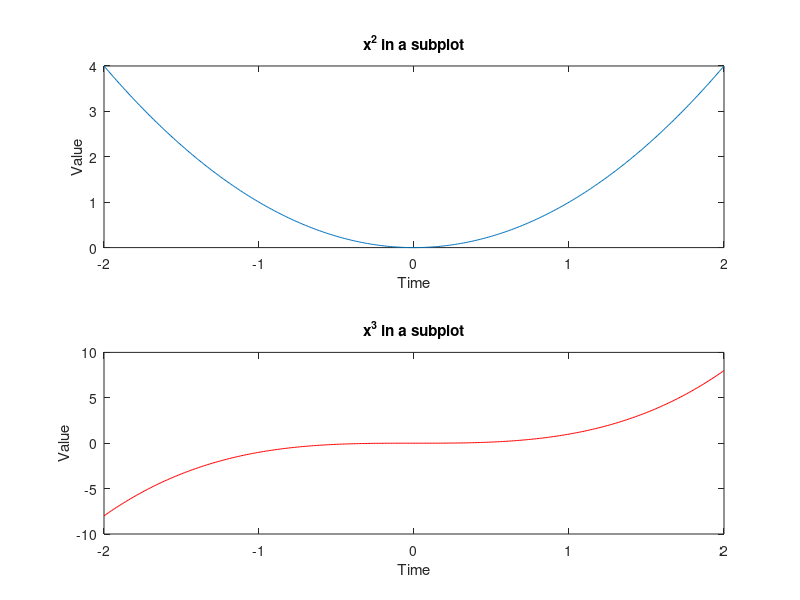

Write the MATLAB code that produced this figure.


x = -2:.01:2;
f1 = x.^2;
f2 = x.^3;


figure(3);
subplot(2,1,1);
plot(x,f1);

title('x^2 in a subplot');
xlabel('Time');
ylabel('Value');

subplot(2,1,2);
plot(x,f2,'r');

title('x^3 in a subplot');
xlabel('Time');
ylabel('Value');